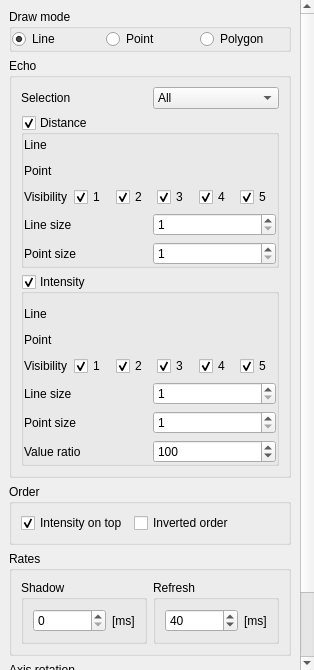
<?xml version="1.0" encoding="UTF-8"?>
<ui version="4.0">
 <class>PlotSettingsWidget</class>
 <widget class="QWidget" name="PlotSettingsWidget">
  <property name="geometry">
   <rect>
    <x>0</x>
    <y>0</y>
    <width>314</width>
    <height>670</height>
   </rect>
  </property>
  <property name="windowTitle">
   <string>Plot Settings</string>
  </property>
  <layout class="QVBoxLayout" name="verticalLayout">
   <property name="leftMargin">
    <number>0</number>
   </property>
   <property name="topMargin">
    <number>0</number>
   </property>
   <property name="rightMargin">
    <number>0</number>
   </property>
   <property name="bottomMargin">
    <number>0</number>
   </property>
   <item>
    <widget class="QScrollArea" name="scrollArea">
     <property name="autoFillBackground">
      <bool>true</bool>
     </property>
     <property name="frameShape">
      <enum>QFrame::NoFrame</enum>
     </property>
     <property name="lineWidth">
      <number>0</number>
     </property>
     <property name="horizontalScrollBarPolicy">
      <enum>Qt::ScrollBarAlwaysOff</enum>
     </property>
     <property name="widgetResizable">
      <bool>true</bool>
     </property>
     <widget class="QWidget" name="scrollAreaWidgetContents">
      <property name="geometry">
       <rect>
        <x>0</x>
        <y>0</y>
        <width>314</width>
        <height>670</height>
       </rect>
      </property>
      <layout class="QVBoxLayout" name="verticalLayout_2">
       <item>
        <widget class="QGroupBox" name="groupBox">
         <property name="title">
          <string>Draw mode</string>
         </property>
         <layout class="QHBoxLayout" name="horizontalLayout_7">
          <property name="leftMargin">
           <number>0</number>
          </property>
          <property name="topMargin">
           <number>0</number>
          </property>
          <property name="rightMargin">
           <number>0</number>
          </property>
          <property name="bottomMargin">
           <number>0</number>
          </property>
          <item>
           <widget class="QRadioButton" name="lineModeRadio">
            <property name="text">
             <string>Line</string>
            </property>
            <property name="checked">
             <bool>true</bool>
            </property>
           </widget>
          </item>
          <item>
           <widget class="QRadioButton" name="pointModeRadio">
            <property name="text">
             <string>Point</string>
            </property>
           </widget>
          </item>
          <item>
           <widget class="QRadioButton" name="polygonModeRadio">
            <property name="text">
             <string>Polygon</string>
            </property>
           </widget>
          </item>
         </layout>
        </widget>
       </item>
       <item>
        <widget class="QGroupBox" name="groupBox_3">
         <property name="title">
          <string>Echo</string>
         </property>
         <layout class="QVBoxLayout" name="verticalLayout_5">
          <item>
           <layout class="QHBoxLayout" name="horizontalLayout_15">
            <property name="topMargin">
             <number>0</number>
            </property>
            <item>
             <widget class="QLabel" name="label_12">
              <property name="text">
               <string>Selection</string>
              </property>
             </widget>
            </item>
            <item>
             <widget class="QComboBox" name="echoSelection">
              <item>
               <property name="text">
                <string>All</string>
               </property>
              </item>
              <item>
               <property name="text">
                <string>First</string>
               </property>
              </item>
              <item>
               <property name="text">
                <string>Last</string>
               </property>
              </item>
             </widget>
            </item>
           </layout>
          </item>
          <item>
           <widget class="QGroupBox" name="distanceGroupBox">
            <property name="title">
             <string>Distance</string>
            </property>
            <property name="flat">
             <bool>true</bool>
            </property>
            <property name="checkable">
             <bool>true</bool>
            </property>
            <layout class="QVBoxLayout" name="verticalLayout_3">
             <property name="leftMargin">
              <number>0</number>
             </property>
             <property name="topMargin">
              <number>0</number>
             </property>
             <property name="rightMargin">
              <number>0</number>
             </property>
             <property name="bottomMargin">
              <number>0</number>
             </property>
             <item>
              <layout class="QGridLayout" name="gridLayout">
               <property name="topMargin">
                <number>0</number>
               </property>
               <item row="1" column="2">
                <widget class="ColorButton" name="distanceEcho2PointColor" native="true">
                 <property name="minimumSize">
                  <size>
                   <width>20</width>
                   <height>20</height>
                  </size>
                 </property>
                 <property name="maximumSize">
                  <size>
                   <width>40</width>
                   <height>16777215</height>
                  </size>
                 </property>
                </widget>
               </item>
               <item row="1" column="1">
                <widget class="ColorButton" name="distanceEcho1PointColor" native="true">
                 <property name="minimumSize">
                  <size>
                   <width>20</width>
                   <height>20</height>
                  </size>
                 </property>
                 <property name="maximumSize">
                  <size>
                   <width>40</width>
                   <height>16777215</height>
                  </size>
                 </property>
                </widget>
               </item>
               <item row="0" column="4">
                <widget class="ColorButton" name="distanceEcho4LineColor" native="true">
                 <property name="minimumSize">
                  <size>
                   <width>20</width>
                   <height>20</height>
                  </size>
                 </property>
                 <property name="maximumSize">
                  <size>
                   <width>40</width>
                   <height>16777215</height>
                  </size>
                 </property>
                </widget>
               </item>
               <item row="0" column="3">
                <widget class="ColorButton" name="distanceEcho3LineColor" native="true">
                 <property name="minimumSize">
                  <size>
                   <width>20</width>
                   <height>20</height>
                  </size>
                 </property>
                 <property name="maximumSize">
                  <size>
                   <width>40</width>
                   <height>16777215</height>
                  </size>
                 </property>
                </widget>
               </item>
               <item row="0" column="5">
                <widget class="ColorButton" name="distanceEcho5LineColor" native="true">
                 <property name="minimumSize">
                  <size>
                   <width>20</width>
                   <height>20</height>
                  </size>
                 </property>
                 <property name="maximumSize">
                  <size>
                   <width>40</width>
                   <height>16777215</height>
                  </size>
                 </property>
                </widget>
               </item>
               <item row="1" column="3">
                <widget class="ColorButton" name="distanceEcho3PointColor" native="true">
                 <property name="minimumSize">
                  <size>
                   <width>20</width>
                   <height>20</height>
                  </size>
                 </property>
                 <property name="maximumSize">
                  <size>
                   <width>40</width>
                   <height>16777215</height>
                  </size>
                 </property>
                </widget>
               </item>
               <item row="1" column="5">
                <widget class="ColorButton" name="distanceEcho5PointColor" native="true">
                 <property name="minimumSize">
                  <size>
                   <width>20</width>
                   <height>20</height>
                  </size>
                 </property>
                 <property name="maximumSize">
                  <size>
                   <width>40</width>
                   <height>16777215</height>
                  </size>
                 </property>
                </widget>
               </item>
               <item row="1" column="4">
                <widget class="ColorButton" name="distanceEcho4PointColor" native="true">
                 <property name="minimumSize">
                  <size>
                   <width>20</width>
                   <height>20</height>
                  </size>
                 </property>
                 <property name="maximumSize">
                  <size>
                   <width>40</width>
                   <height>16777215</height>
                  </size>
                 </property>
                </widget>
               </item>
               <item row="0" column="2">
                <widget class="ColorButton" name="distanceEcho2LineColor" native="true">
                 <property name="minimumSize">
                  <size>
                   <width>20</width>
                   <height>20</height>
                  </size>
                 </property>
                 <property name="maximumSize">
                  <size>
                   <width>40</width>
                   <height>16777215</height>
                  </size>
                 </property>
                </widget>
               </item>
               <item row="0" column="1">
                <widget class="ColorButton" name="distanceEcho1LineColor" native="true">
                 <property name="minimumSize">
                  <size>
                   <width>20</width>
                   <height>20</height>
                  </size>
                 </property>
                 <property name="maximumSize">
                  <size>
                   <width>40</width>
                   <height>16777215</height>
                  </size>
                 </property>
                </widget>
               </item>
               <item row="1" column="0">
                <widget class="QLabel" name="label_2">
                 <property name="text">
                  <string>Point</string>
                 </property>
                </widget>
               </item>
               <item row="0" column="0">
                <widget class="QLabel" name="label">
                 <property name="text">
                  <string>Line</string>
                 </property>
                </widget>
               </item>
               <item row="2" column="0">
                <widget class="QLabel" name="label_5">
                 <property name="text">
                  <string>Visibility</string>
                 </property>
                </widget>
               </item>
               <item row="2" column="1">
                <widget class="QCheckBox" name="distanceEcho1Show">
                 <property name="text">
                  <string>1</string>
                 </property>
                 <property name="checked">
                  <bool>true</bool>
                 </property>
                </widget>
               </item>
               <item row="2" column="2">
                <widget class="QCheckBox" name="distanceEcho2Show">
                 <property name="text">
                  <string>2</string>
                 </property>
                 <property name="checked">
                  <bool>true</bool>
                 </property>
                </widget>
               </item>
               <item row="2" column="3">
                <widget class="QCheckBox" name="distanceEcho3Show">
                 <property name="text">
                  <string>3</string>
                 </property>
                 <property name="checked">
                  <bool>true</bool>
                 </property>
                </widget>
               </item>
               <item row="2" column="4">
                <widget class="QCheckBox" name="distanceEcho4Show">
                 <property name="text">
                  <string>4</string>
                 </property>
                 <property name="checked">
                  <bool>true</bool>
                 </property>
                </widget>
               </item>
               <item row="2" column="5">
                <widget class="QCheckBox" name="distanceEcho5Show">
                 <property name="text">
                  <string>5</string>
                 </property>
                 <property name="checked">
                  <bool>true</bool>
                 </property>
                </widget>
               </item>
              </layout>
             </item>
             <item>
              <layout class="QHBoxLayout" name="horizontalLayout_10">
               <item>
                <widget class="QLabel" name="label_7">
                 <property name="text">
                  <string>Line size</string>
                 </property>
                </widget>
               </item>
               <item>
                <widget class="QSpinBox" name="distanceLineSizeBox">
                 <property name="minimum">
                  <number>1</number>
                 </property>
                 <property name="maximum">
                  <number>10</number>
                 </property>
                </widget>
               </item>
              </layout>
             </item>
             <item>
              <layout class="QHBoxLayout" name="horizontalLayout_12">
               <item>
                <widget class="QLabel" name="label_9">
                 <property name="text">
                  <string>Point size</string>
                 </property>
                </widget>
               </item>
               <item>
                <widget class="QSpinBox" name="distancePointSizeBox">
                 <property name="minimum">
                  <number>1</number>
                 </property>
                 <property name="maximum">
                  <number>10</number>
                 </property>
                </widget>
               </item>
              </layout>
             </item>
            </layout>
           </widget>
          </item>
          <item>
           <widget class="QGroupBox" name="intensityGroupBox">
            <property name="title">
             <string>Intensity</string>
            </property>
            <property name="flat">
             <bool>true</bool>
            </property>
            <property name="checkable">
             <bool>true</bool>
            </property>
            <layout class="QVBoxLayout" name="verticalLayout_4">
             <property name="leftMargin">
              <number>0</number>
             </property>
             <property name="topMargin">
              <number>0</number>
             </property>
             <property name="rightMargin">
              <number>0</number>
             </property>
             <property name="bottomMargin">
              <number>0</number>
             </property>
             <item>
              <layout class="QGridLayout" name="gridLayout_2">
               <property name="topMargin">
                <number>10</number>
               </property>
               <item row="1" column="0">
                <widget class="QLabel" name="label_4">
                 <property name="text">
                  <string>Point</string>
                 </property>
                </widget>
               </item>
               <item row="0" column="0">
                <widget class="QLabel" name="label_3">
                 <property name="text">
                  <string>Line</string>
                 </property>
                </widget>
               </item>
               <item row="0" column="4">
                <widget class="ColorButton" name="intensityEcho4LineColor" native="true">
                 <property name="minimumSize">
                  <size>
                   <width>20</width>
                   <height>20</height>
                  </size>
                 </property>
                 <property name="maximumSize">
                  <size>
                   <width>40</width>
                   <height>16777215</height>
                  </size>
                 </property>
                </widget>
               </item>
               <item row="0" column="3">
                <widget class="ColorButton" name="intensityEcho3LineColor" native="true">
                 <property name="minimumSize">
                  <size>
                   <width>20</width>
                   <height>20</height>
                  </size>
                 </property>
                 <property name="maximumSize">
                  <size>
                   <width>40</width>
                   <height>16777215</height>
                  </size>
                 </property>
                </widget>
               </item>
               <item row="1" column="1">
                <widget class="ColorButton" name="intensityEcho1PointColor" native="true">
                 <property name="minimumSize">
                  <size>
                   <width>20</width>
                   <height>20</height>
                  </size>
                 </property>
                 <property name="maximumSize">
                  <size>
                   <width>40</width>
                   <height>16777215</height>
                  </size>
                 </property>
                </widget>
               </item>
               <item row="0" column="1">
                <widget class="ColorButton" name="intensityEcho1LineColor" native="true">
                 <property name="minimumSize">
                  <size>
                   <width>20</width>
                   <height>20</height>
                  </size>
                 </property>
                 <property name="maximumSize">
                  <size>
                   <width>40</width>
                   <height>16777215</height>
                  </size>
                 </property>
                </widget>
               </item>
               <item row="0" column="2">
                <widget class="ColorButton" name="intensityEcho2LineColor" native="true">
                 <property name="minimumSize">
                  <size>
                   <width>20</width>
                   <height>20</height>
                  </size>
                 </property>
                 <property name="maximumSize">
                  <size>
                   <width>40</width>
                   <height>16777215</height>
                  </size>
                 </property>
                </widget>
               </item>
               <item row="0" column="5">
                <widget class="ColorButton" name="intensityEcho5LineColor" native="true">
                 <property name="minimumSize">
                  <size>
                   <width>20</width>
                   <height>20</height>
                  </size>
                 </property>
                 <property name="maximumSize">
                  <size>
                   <width>40</width>
                   <height>16777215</height>
                  </size>
                 </property>
                </widget>
               </item>
               <item row="1" column="2">
                <widget class="ColorButton" name="intensityEcho2PointColor" native="true">
                 <property name="minimumSize">
                  <size>
                   <width>20</width>
                   <height>20</height>
                  </size>
                 </property>
                 <property name="maximumSize">
                  <size>
                   <width>40</width>
                   <height>16777215</height>
                  </size>
                 </property>
                </widget>
               </item>
               <item row="1" column="3">
                <widget class="ColorButton" name="intensityEcho3PointColor" native="true">
                 <property name="minimumSize">
                  <size>
                   <width>20</width>
                   <height>20</height>
                  </size>
                 </property>
                 <property name="maximumSize">
                  <size>
                   <width>40</width>
                   <height>16777215</height>
                  </size>
                 </property>
                </widget>
               </item>
               <item row="1" column="4">
                <widget class="ColorButton" name="intensityEcho4PointColor" native="true">
                 <property name="minimumSize">
                  <size>
                   <width>20</width>
                   <height>20</height>
                  </size>
                 </property>
                 <property name="maximumSize">
                  <size>
                   <width>40</width>
                   <height>16777215</height>
                  </size>
                 </property>
                </widget>
               </item>
               <item row="1" column="5">
                <widget class="ColorButton" name="intensityEcho5PointColor" native="true">
                 <property name="minimumSize">
                  <size>
                   <width>20</width>
                   <height>20</height>
                  </size>
                 </property>
                 <property name="maximumSize">
                  <size>
                   <width>40</width>
                   <height>16777215</height>
                  </size>
                 </property>
                </widget>
               </item>
               <item row="2" column="0">
                <widget class="QLabel" name="label_6">
                 <property name="text">
                  <string>Visibility</string>
                 </property>
                </widget>
               </item>
               <item row="2" column="1">
                <widget class="QCheckBox" name="intensityEcho1Show">
                 <property name="text">
                  <string>1</string>
                 </property>
                 <property name="checked">
                  <bool>true</bool>
                 </property>
                </widget>
               </item>
               <item row="2" column="2">
                <widget class="QCheckBox" name="intensityEcho2Show">
                 <property name="text">
                  <string>2</string>
                 </property>
                 <property name="checked">
                  <bool>true</bool>
                 </property>
                </widget>
               </item>
               <item row="2" column="3">
                <widget class="QCheckBox" name="intensityEcho3Show">
                 <property name="text">
                  <string>3</string>
                 </property>
                 <property name="checked">
                  <bool>true</bool>
                 </property>
                </widget>
               </item>
               <item row="2" column="4">
                <widget class="QCheckBox" name="intensityEcho4Show">
                 <property name="text">
                  <string>4</string>
                 </property>
                 <property name="checked">
                  <bool>true</bool>
                 </property>
                </widget>
               </item>
               <item row="2" column="5">
                <widget class="QCheckBox" name="intensityEcho5Show">
                 <property name="text">
                  <string>5</string>
                 </property>
                 <property name="checked">
                  <bool>true</bool>
                 </property>
                </widget>
               </item>
              </layout>
             </item>
             <item>
              <layout class="QHBoxLayout" name="horizontalLayout_11">
               <item>
                <widget class="QLabel" name="label_8">
                 <property name="text">
                  <string>Line size</string>
                 </property>
                </widget>
               </item>
               <item>
                <widget class="QSpinBox" name="intensityLineSizeBox">
                 <property name="minimum">
                  <number>1</number>
                 </property>
                 <property name="maximum">
                  <number>10</number>
                 </property>
                </widget>
               </item>
              </layout>
             </item>
             <item>
              <layout class="QHBoxLayout" name="horizontalLayout_13">
               <item>
                <widget class="QLabel" name="label_10">
                 <property name="text">
                  <string>Point size</string>
                 </property>
                </widget>
               </item>
               <item>
                <widget class="QSpinBox" name="intensityPointSizeBox">
                 <property name="minimum">
                  <number>1</number>
                 </property>
                 <property name="maximum">
                  <number>10</number>
                 </property>
                 <property name="singleStep">
                  <number>1</number>
                 </property>
                </widget>
               </item>
              </layout>
             </item>
             <item>
              <layout class="QHBoxLayout" name="horizontalLayout_14">
               <item>
                <widget class="QLabel" name="label_11">
                 <property name="text">
                  <string>Value ratio</string>
                 </property>
                </widget>
               </item>
               <item>
                <widget class="QSpinBox" name="intensityRatio">
                 <property name="minimum">
                  <number>1</number>
                 </property>
                 <property name="maximum">
                  <number>200</number>
                 </property>
                 <property name="singleStep">
                  <number>1</number>
                 </property>
                 <property name="value">
                  <number>100</number>
                 </property>
                </widget>
               </item>
              </layout>
             </item>
            </layout>
           </widget>
          </item>
         </layout>
        </widget>
       </item>
       <item>
        <widget class="QGroupBox" name="groupBox_9">
         <property name="title">
          <string>Order</string>
         </property>
         <layout class="QFormLayout" name="formLayout_3">
          <property name="fieldGrowthPolicy">
           <enum>QFormLayout::AllNonFixedFieldsGrow</enum>
          </property>
          <item row="0" column="0">
           <widget class="QCheckBox" name="viewItensityOnTopBox">
            <property name="text">
             <string>Intensity on top</string>
            </property>
            <property name="checked">
             <bool>true</bool>
            </property>
           </widget>
          </item>
          <item row="0" column="1">
           <widget class="QCheckBox" name="invertedCheckBox">
            <property name="text">
             <string>Inverted order</string>
            </property>
           </widget>
          </item>
         </layout>
        </widget>
       </item>
       <item>
        <widget class="QGroupBox" name="groupBox_6">
         <property name="enabled">
          <bool>true</bool>
         </property>
         <property name="title">
          <string>Rates</string>
         </property>
         <layout class="QHBoxLayout" name="horizontalLayout_8">
          <item>
           <widget class="QGroupBox" name="groupBox_7">
            <property name="enabled">
             <bool>true</bool>
            </property>
            <property name="title">
             <string>Shadow</string>
            </property>
            <layout class="QHBoxLayout" name="horizontalLayout" stretch="1,0">
             <item>
              <widget class="QSpinBox" name="shadowSpinBox">
               <property name="maximum">
                <number>5000</number>
               </property>
              </widget>
             </item>
             <item>
              <widget class="QLabel" name="label_13">
               <property name="text">
                <string notr="true">[ms]</string>
               </property>
              </widget>
             </item>
            </layout>
           </widget>
          </item>
          <item>
           <widget class="QGroupBox" name="groupBox_8">
            <property name="title">
             <string>Refresh</string>
            </property>
            <layout class="QHBoxLayout" name="horizontalLayout_3" stretch="1,0">
             <item>
              <widget class="QSpinBox" name="refreshSpinBox">
               <property name="enabled">
                <bool>true</bool>
               </property>
               <property name="minimum">
                <number>0</number>
               </property>
               <property name="maximum">
                <number>5000</number>
               </property>
               <property name="singleStep">
                <number>25</number>
               </property>
               <property name="value">
                <number>40</number>
               </property>
              </widget>
             </item>
             <item>
              <widget class="QLabel" name="label_14">
               <property name="text">
                <string notr="true">[ms]</string>
               </property>
              </widget>
             </item>
            </layout>
           </widget>
          </item>
         </layout>
        </widget>
       </item>
       <item>
        <widget class="QGroupBox" name="groupBox_10">
         <property name="title">
          <string>Axis rotation</string>
         </property>
         <layout class="QHBoxLayout" name="horizontalLayout_2" stretch="0,1,0">
          <property name="leftMargin">
           <number>5</number>
          </property>
          <property name="topMargin">
           <number>0</number>
          </property>
          <property name="rightMargin">
           <number>5</number>
          </property>
          <property name="bottomMargin">
           <number>0</number>
          </property>
          <item>
           <widget class="QDial" name="rotationDial">
            <property name="maximum">
             <number>359</number>
            </property>
            <property name="value">
             <number>180</number>
            </property>
            <property name="invertedAppearance">
             <bool>true</bool>
            </property>
            <property name="invertedControls">
             <bool>false</bool>
            </property>
            <property name="wrapping">
             <bool>true</bool>
            </property>
            <property name="notchTarget">
             <double>45.000000000000000</double>
            </property>
            <property name="notchesVisible">
             <bool>true</bool>
            </property>
           </widget>
          </item>
          <item>
           <widget class="QSpinBox" name="rotationSpinBox">
            <property name="maximum">
             <number>359</number>
            </property>
            <property name="singleStep">
             <number>10</number>
            </property>
            <property name="value">
             <number>0</number>
            </property>
           </widget>
          </item>
          <item>
           <widget class="QLabel" name="label_15">
            <property name="text">
             <string>[deg]</string>
            </property>
           </widget>
          </item>
         </layout>
        </widget>
       </item>
       <item>
        <spacer name="verticalSpacer">
         <property name="orientation">
          <enum>Qt::Vertical</enum>
         </property>
         <property name="sizeHint" stdset="0">
          <size>
           <width>20</width>
           <height>120</height>
          </size>
         </property>
        </spacer>
       </item>
      </layout>
     </widget>
    </widget>
   </item>
  </layout>
 </widget>
 <customwidgets>
  <customwidget>
   <class>ColorButton</class>
   <extends>QWidget</extends>
   <header>ColorButton.h</header>
   <container>1</container>
  </customwidget>
 </customwidgets>
 <resources/>
 <connections/>
</ui>
